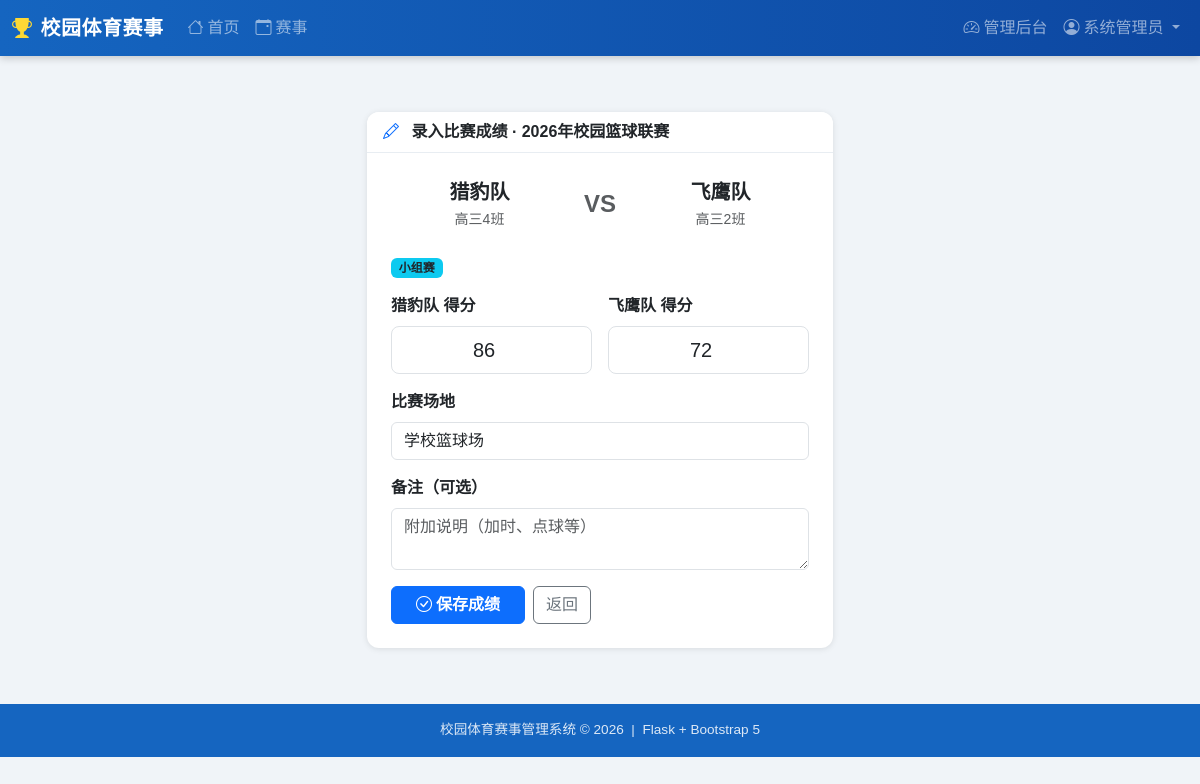
/schedule/match/1/result (signed in), run on the app's committed database.
### app/models.py (models this page shows, shortened)
class User(UserMixin, db.Model):
    __tablename__ = 'users'
    id          = db.Column(db.Integer, primary_key=True)
    username    = db.Column(db.String(64), unique=True, nullable=False)
    email       = db.Column(db.String(120), unique=True, nullable=False)
    password_hash = db.Column(db.String(256), nullable=False)
    real_name   = db.Column(db.String(64))
    student_id  = db.Column(db.String(32))          # 学号/工号
    class_name  = db.Column(db.String(64))           # 班级/部门
    phone       = db.Column(db.String(20))
    role        = db.Column(db.String(20), default='student')
    avatar      = db.Column(db.String(200), default='')
    created_at  = db.Column(db.DateTime, default=datetime.utcnow)
    is_active_user = db.Column(db.Boolean, default=True)
    registrations = db.relationship('Registration', backref='user', lazy='dynamic')
    @property
    def is_teacher(self):
        return self.role in ('admin', 'teacher')

class Competition(db.Model):
    __tablename__ = 'competitions'
    id           = db.Column(db.Integer, primary_key=True)
    name         = db.Column(db.String(128), nullable=False)
    sport_type   = db.Column(db.String(64))          # 篮球/足球/田径/…
    comp_type    = db.Column(db.String(20), default='individual')
    format       = db.Column(db.String(20), default='round_robin')
    description  = db.Column(db.Text)
    rules        = db.Column(db.Text)
    venue        = db.Column(db.String(128))
    max_teams    = db.Column(db.Integer, default=16)
    team_size    = db.Column(db.Integer, default=1)  # 团体赛每队人数
    win_points   = db.Column(db.Integer, default=3)
    draw_points  = db.Column(db.Integer, default=1)
    loss_points  = db.Column(db.Integer, default=0)
    top_advance  = db.Column(db.Integer, default=8)
    status       = db.Column(db.String(20), default='draft')
    reg_start    = db.Column(db.DateTime)
    reg_end      = db.Column(db.DateTime)
    start_date   = db.Column(db.DateTime)
    end_date     = db.Column(db.DateTime)
    created_by   = db.Column(db.Integer, db.ForeignKey('users.id'))
    created_at   = db.Column(db.DateTime, default=datetime.utcnow)
    creator       = db.relationship('User', foreign_keys=[created_by])
    registrations = db.relationship('Registration', backref='competition', lazy='dynamic',
                                    cascade='all, delete-orphan')
    groups        = db.relationship('Group', backref='competition', lazy='dynamic',
                                    cascade='all, delete-orphan')
    matches       = db.relationship('Match', backref='competition', lazy='dynamic',
                                    cascade='all, delete-orphan')

class Registration(db.Model):
    __tablename__ = 'registrations'
    id            = db.Column(db.Integer, primary_key=True)
    competition_id= db.Column(db.Integer, db.ForeignKey('competitions.id'), nullable=False)
    user_id       = db.Column(db.Integer, db.ForeignKey('users.id'), nullable=False)
    team_name     = db.Column(db.String(64))         # 团体赛队名
    team_members  = db.Column(db.Text)
    status        = db.Column(db.String(20), default='pending')
    note          = db.Column(db.Text)
    created_at    = db.Column(db.DateTime, default=datetime.utcnow)

class Match(db.Model):
    __tablename__ = 'matches'
    id            = db.Column(db.Integer, primary_key=True)
    competition_id= db.Column(db.Integer, db.ForeignKey('competitions.id'), nullable=False)
    group_id      = db.Column(db.Integer, db.ForeignKey('groups.id'), nullable=True)
    round_num     = db.Column(db.Integer, default=1)   # 轮次
    match_order   = db.Column(db.Integer, default=1)   # 场次序号
    stage         = db.Column(db.String(20), default='group')  # group/r16/qf/sf/final
    home_reg_id   = db.Column(db.Integer, db.ForeignKey('registrations.id'))
    away_reg_id   = db.Column(db.Integer, db.ForeignKey('registrations.id'))
    home_score    = db.Column(db.Integer)
    away_score    = db.Column(db.Integer)
    home_detail   = db.Column(db.Text)    # 附加信息（分局/时间等）
    away_detail   = db.Column(db.Text)
    venue         = db.Column(db.String(128))
    scheduled_at  = db.Column(db.DateTime)
    played_at     = db.Column(db.DateTime)
    status        = db.Column(db.String(20), default='pending')
    winner_reg_id = db.Column(db.Integer, db.ForeignKey('registrations.id'), nullable=True)
    note          = db.Column(db.Text)
    next_match_id = db.Column(db.Integer, db.ForeignKey('matches.id'), nullable=True)
    next_slot     = db.Column(db.String(4))   # 'home' or 'away'
    home_reg  = db.relationship('Registration', foreign_keys=[home_reg_id])
    away_reg  = db.relationship('Registration', foreign_keys=[away_reg_id])
    winner    = db.relationship('Registration', foreign_keys=[winner_reg_id])
    @property
    def stage_label(self):
        labels = {'group':'小组赛','r16':'淘汰赛16强','r8':'淘汰赛8强',
                  'qf':'四分之一决赛','sf':'半决赛','final':'决赛',
                  'third':'三四名决赛'}
        return labels.get(self.stage, self.stage)

### app/blueprints/schedule.py (the view, shortened to what this page needs)
@schedule_bp.route('/match/<int:mid>/result', methods=['GET', 'POST'])
@teacher_req
def match_result(mid):
    match = Match.query.get_or_404(mid)
    comp  = match.competition
    return render_template('schedule/match_result.html', match=match, comp=comp)

### app/__init__.py (called while the page is built)
@login_manager.user_loader
def load_user(user_id):
    return User.query.get(int(user_id))

### app/blueprints/schedule.py (called while the page is built)
def teacher_req(f):
    from functools import wraps
    @wraps(f)
    def wrapped(*args, **kwargs):
        if not current_user.is_authenticated or not current_user.is_teacher:
            abort(403)
        return f(*args, **kwargs)
    return login_required(wrapped)

### app/templates/schedule/match_result.html (shortened to what this page needs)
{% extends "base.html" %}
{% block content %}
<div class="row justify-content-center mt-4">
  <div class="col-md-7 col-lg-5">
    <div class="card">
      <div class="card-header fw-bold">
        <i class="bi bi-pencil me-2 text-primary"></i>
        录入比赛成绩 · {{ comp.name }}
      </div>
      <div class="card-body p-4">
        <div class="d-flex justify-content-between align-items-center mb-4">
          <div class="text-center flex-fill">
            <div class="fw-bold fs-5">{{ match.home_reg.team_name if match.home_reg else '未知' }}</div>
            {% if match.home_reg and match.home_reg.user %}
            <small class="text-muted">{{ match.home_reg.user.class_name or '' }}</small>
            {% endif %}
          </div>
          <div class="text-muted fw-bold fs-4 px-3">VS</div>
          <div class="text-center flex-fill">
            <div class="fw-bold fs-5">{{ match.away_reg.team_name if match.away_reg else '未知' }}</div>
            {% if match.away_reg and match.away_reg.user %}
            <small class="text-muted">{{ match.away_reg.user.class_name or '' }}</small>
            {% endif %}
          </div>
        </div>
        <div class="badge bg-info text-dark mb-3">{{ match.stage_label }}</div>
        <form method="post">
          <div class="row g-3">
            <div class="col-6">
              <label class="form-label fw-semibold">
                {{ match.home_reg.team_name if match.home_reg else '主队' }} 得分
              </label>
              <input type="number" name="home_score" class="form-control form-control-lg text-center"
                     value="{{ match.home_score if match.home_score is not none else '' }}"
                     min="0" required autofocus>
            </div>
            <div class="col-6">
              <label class="form-label fw-semibold">
                {{ match.away_reg.team_name if match.away_reg else '客队' }} 得分
              </label>
              <input type="number" name="away_score" class="form-control form-control-lg text-center"
                     value="{{ match.away_score if match.away_score is not none else '' }}"
                     min="0" required>
            </div>
            <div class="col-12">
              <label class="form-label fw-semibold">比赛场地</label>
              <input type="text" name="venue" class="form-control"
                     value="{{ match.venue or comp.venue or '' }}" placeholder="比赛场地">
            </div>
            <div class="col-12">
              <label class="form-label fw-semibold">备注（可选）</label>
              <textarea name="note" class="form-control" rows="2"
                        placeholder="附加说明（加时、点球等）">{{ match.note or '' }}</textarea>
            </div>
          </div>
          <div class="d-flex gap-2 mt-3">
            <button type="submit" class="btn btn-primary fw-bold px-4">
              <i class="bi bi-check-circle me-1"></i>保存成绩
            </button>
            <a href="{{ url_for('schedule.schedule_view', cid=comp.id) }}" class="btn btn-outline-secondary">返回</a>
          </div>
        </form>
      </div>
    </div>
  </div>
</div>
{% endblock %}

### app/templates/base.html (shortened to what this page needs)
<!DOCTYPE html>
<html lang="zh-CN">
<head>
  <link href="https://cdn.bootcdn.net/ajax/libs/bootstrap/5.3.2/css/bootstrap.min.css" rel="stylesheet">
  <link href="https://cdn.bootcdn.net/ajax/libs/bootstrap-icons/1.11.3/font/bootstrap-icons.min.css" rel="stylesheet">
</head>
<body>
<nav class="navbar navbar-dark navbar-expand-lg">
  <div class="container-fluid">
    <a class="navbar-brand" href="{{ url_for('main.index') }}">
      <i class="bi bi-trophy-fill me-2" style="color:#fdd835"></i>校园体育赛事
    </a>
    <div class="collapse navbar-collapse" id="navMenu">
      <ul class="navbar-nav me-auto">
        <li class="nav-item"><a class="nav-link" href="{{ url_for('main.index') }}"><i class="bi bi-house me-1"></i>首页</a></li>
        <li class="nav-item"><a class="nav-link" href="{{ url_for('competition.list_comps') }}"><i class="bi bi-calendar-event me-1"></i>赛事</a></li>
      </ul>
      <ul class="navbar-nav">
        {% if current_user.is_authenticated %}
          {% if current_user.is_teacher %}
          <li class="nav-item">
            <a class="nav-link" href="{{ url_for('admin.dashboard') }}"><i class="bi bi-speedometer2 me-1"></i>管理后台</a>
          </li>
          {% endif %}
          <li class="nav-item dropdown">
            <a class="nav-link dropdown-toggle" href="#" data-bs-toggle="dropdown">
              <i class="bi bi-person-circle me-1"></i>{{ current_user.real_name or current_user.username }}
            </a>
          </li>
        {% else %}
          <li class="nav-item"><a class="nav-link" href="{{ url_for('auth.login') }}"><i class="bi bi-box-arrow-in-right me-1"></i>登录</a></li>
          <li class="nav-item"><a class="nav-link" href="{{ url_for('auth.register') }}"><i class="bi bi-person-plus me-1"></i>注册</a></li>
        {% endif %}
      </ul>
    </div>
  </div>
</nav>
<div class="container-fluid px-3 pt-2">
</div>
<div class="d-flex">
  <div class="main-content">
    {% block content %}{% endblock %}
  </div>
</div>
<footer class="text-center">
  <div class="container">校园体育赛事管理系统 &copy; {{ now.year }} &nbsp;|&nbsp; Flask + Bootstrap 5</div>
</footer>
</body>
</html>

### app/templates/base.html (style rules this page uses)
:root { --primary: #1565c0; --accent: #f57c00; --sidebar-width: 220px; }
body { background: #f0f4f8; font-family: 'Microsoft YaHei', sans-serif; }
.navbar-brand { font-weight: 700; font-size: 1.25rem; letter-spacing:.5px; }
.navbar { background: linear-gradient(90deg, #1565c0 0%, #0d47a1 100%); box-shadow:0 2px 8px rgba(0,0,0,.2); }
.main-content { flex: 1; padding: 1.5rem; min-width: 0; }
.card { border: none; box-shadow: 0 1px 6px rgba(0,0,0,.1); border-radius: 12px; }
.card-header { background: #fff; border-bottom: 1px solid #e8edf2; font-weight:600; border-radius:12px 12px 0 0 !important; }
footer { background:#1565c0; color:rgba(255,255,255,.85); padding:1rem 0; margin-top:2rem; font-size:.85rem; }

### data on the page
User: real_name "系统管理员"
Competition: name "2026年校园篮球联赛"
Registration: home_reg "猎豹队"
User: home_reg.user "高三4班"
Registration: away_reg "飞鹰队"
User: away_reg.user "高三2班"
Match: stage_label "小组赛", home_score "86", away_score "72", venue "学校篮球场"
